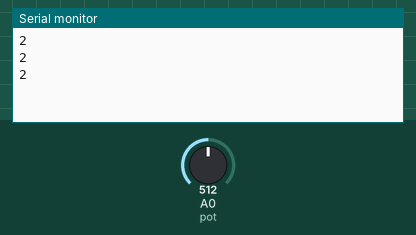
Recording of a sketch running on a simulated Arduino Uno, built with avr-gcc and run on an emulated ATmega328P. Shown: the last lines printed to the serial monitor. The test bench sets the inputs (shaded band); at power-on: A0 (pot) = 512.

Above: at 1.3 s.
1.4 s: A0 (pot) set to 716
At 1.9 s:
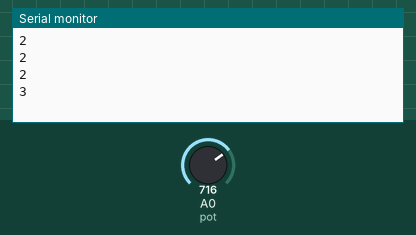
2.9 s: A0 (pot) set to 900
At 3.4 s:
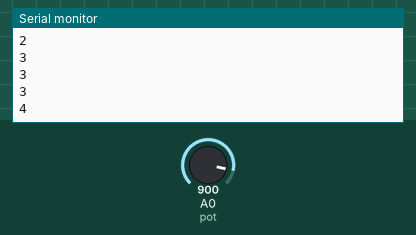
Timing chart, 0 to 5.9 s (numbered marks = the images above; inputs shaded):
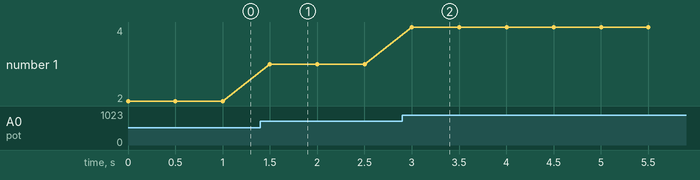

The sketch:

10th_Arduino_Project.ino
```cpp
int pot = A0;
int val;
void setup() {
  // put your setup code here, to run once:
  Serial.begin(9600);
  pinMode(pot, INPUT);

}

void loop() {
  // put your main code here, to run repeatedly:
  val = analogRead(pot);
  val = map(val,0,1023,0,5);
  Serial.println(val);
  delay(500);

}
```

Measured:
- after the input at 1.4 s, the serial monitor: prints a new line after 0.10 s (image 1)
- after the input at 2.9 s, the serial monitor: prints a new line after 0.10 s (image 2)
- plotted number 1: 2 → 3 after the input at 1.4 s, 3 → 4 after the input at 2.9 s
